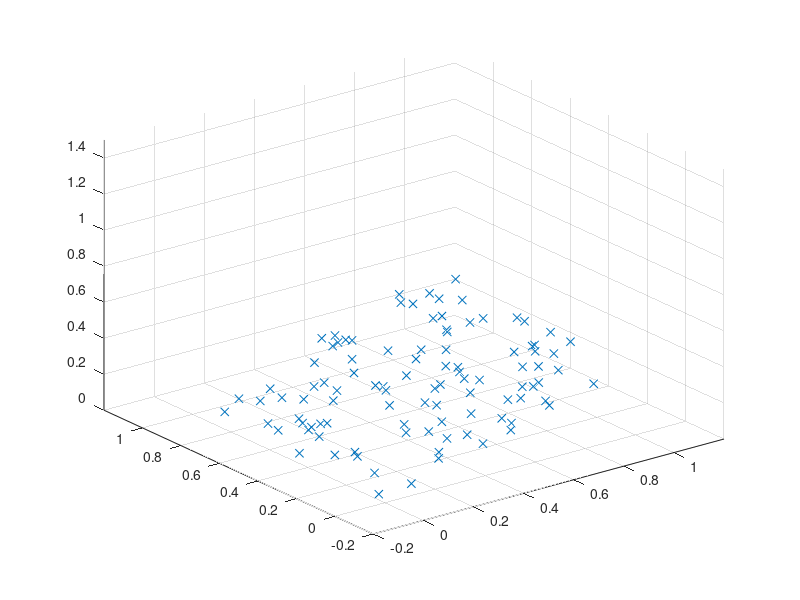

Write MATLAB code to recreate this figure.


x = rand(100,1);
y = rand(100,1);

z = rand(1) * x + rand(1) * y;

plot3(x, y, z, 'x')


axis([-0.2,1.2,-0.2,1.2,0,1.5]);

grid on
